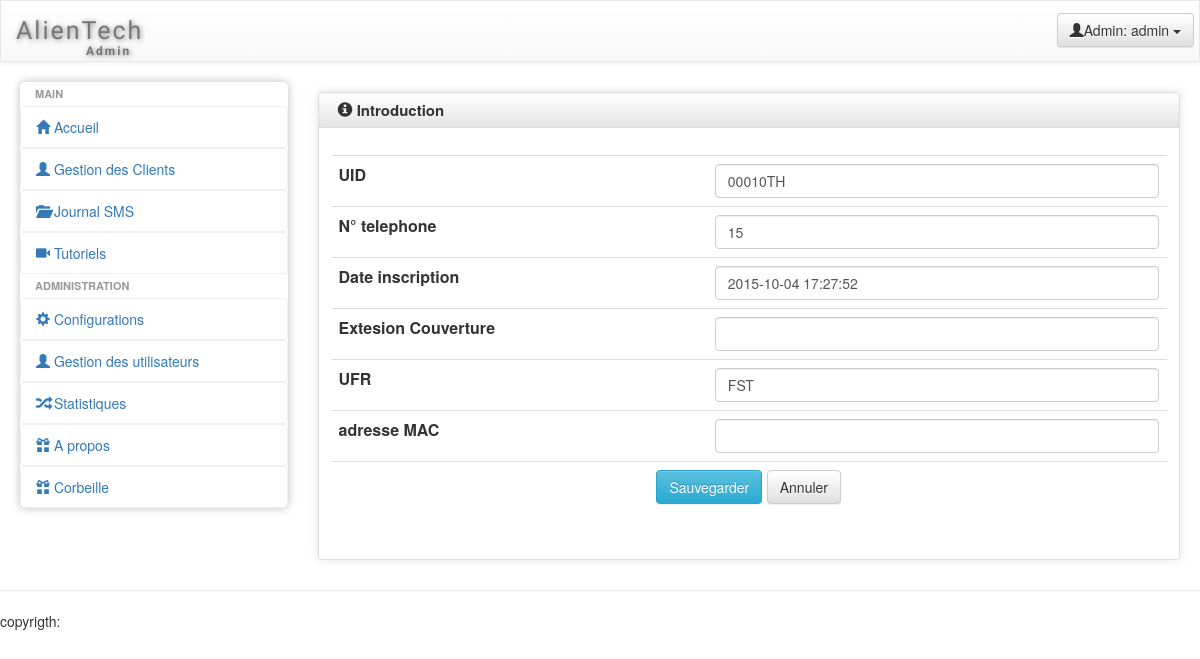
The app's page /admin/modifier_client.php?client=00010TH (signed in) with its own data.
### tables this page shows
CREATE TABLE IF NOT EXISTS `client` (
  `client_id` bigint(20) unsigned NOT NULL AUTO_INCREMENT,
  `client_UID` varchar(10) NOT NULL,
  `client_numTel` varchar(15) NOT NULL,
  `client_dateInsc` datetime NOT NULL,
  `client_extCouv` varchar(50) NOT NULL,
  `client_UFR` varchar(50) NOT NULL,
  `client_adrMac` varchar(50) NOT NULL,
  `has_service` binary(1) NOT NULL DEFAULT '0',
  PRIMARY KEY (`client_id`),
  UNIQUE KEY `client_UID` (`client_UID`),
  UNIQUE KEY `client_numTel` (`client_numTel`)
);

### scripts/requetes.php (called while the page is built, shortened)
<?php
function selectionneClient($uid, $base){
	$req = "SELECT * FROM client WHERE client_UID=:uid";
	$res=[];
	try
	{
		$envoie=$base->prepare($req);
		$envoie->execute(array(
				":uid" => $uid
			));
		$res=$envoie->fetch();
	}catch(Exception $e){
	}
	return $res;
}
?>

### admin/modifier_client.php (the view, shortened to what this page needs)
<?php
	if(isset($_SESSION['pseudo']) && isset($_SESSION['pass']))
	{
		include("template/header.php");
?>
<section>
	<?php
		require_once("../scripts/base_connexion.php");
		require_once("../scripts/requetes.php");
		include('template/header_file.php');
		if(isset($_GET['client']) && $_GET['client']!==""){
			$res=selectionneClient($_GET['client'],$base);
			if($res==[]){
			}
			else{
			?>
			<form method="post" action="modifier_client.php" rel='form'>
				<table class="table bootstrap-datatable datatable responsive">
				<tr>
					<td><label>UID</label></td>
					<td><input type="text" name="client_UID" <?php echo "value='" . $res['client_UID'] . "'";?> class="form-control"/></td>
				</tr>
				<tr>
					<td><label>N° telephone</label></td>
					<td><input type="text" name="client_numTel" <?php echo "value='" . $res['client_numTel'] . "'";?> class="form-control"/></td>
				</tr>
				<tr>
					<td><label>Date inscription</label></td>
					<td><input type="text" class="form-control" name="client_dateInsc" <?php echo "value='" . $res['client_dateInsc'] . "'";?> required></td>
				</tr>
				<tr>
					<td><label>Extesion Couverture</label></td>
					<td><input type="text" name="client_extCouv" <?php echo "value='" . $res['client_extCouv'] . "'";?> class="form-control"/></td>
				</tr>
				<tr>
					<td><label>UFR</label></td>
					<td><input type="text" name="client_UFR" <?php echo "value='" . $res['client_UFR'] . "'";?> class="form-control"/></td>
				</tr>
				<tr>
					<td><label>adresse MAC</label></td>
					<td><input type="text" name="client_adrMac" <?php echo "value='" . $res['client_adrMac'] . "'";?> class="form-control"/></td>
				</tr>
				<tr>
					<td class="center" colspan=2><center><button type="submit" class="btn btn-info">Sauvegarder</button>
					<button type="button" class="btn btn-default" onclick="document.location.href='liste_client.php'" >Annuler</button></center></td>
				</tr>
				</table>
			</form>
			<?php
			}
		}
	?>
</section>
<?php
	}
	else
	{
		session_destroy();
		header("location: index.php");
	}
	include('template/footer_file.php');
	include("template/footer.php");
?>

### admin/assets/css/style.css (style rules this page uses)
@media only screen and (min-width: 980px) { a, button, input[type=submit], input[type=button], .product-img { -webkit-transition: .5s; -moz-transition: .5s; -ms-transition: .5s; -o-transition: .5s; transition: .5s; } }

### records on screen
client: client_UID "00010TH", client_numTel "15", client_dateInsc "2015-10-04 17:27:52", client_UFR "FST"

### other values on screen
$_SESSION['pseudo'] "admin"
